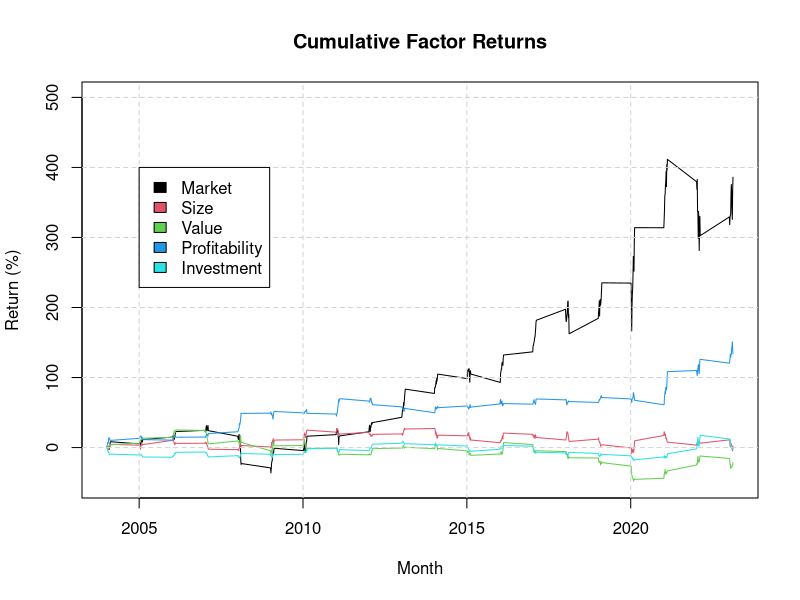

The R source for this figure:

# plot cumulative factor returns
CU = read.csv("cumuFactorRet.csv", header=TRUE)
plot(CU$date, CU$cumMktPct, type = "line", col=1, ylim=c(-50,500), xlab = "Month", ylab = "Return (%)")
lines(CU$date, CU$cumSMBPct, type="line", col = 2)
lines(CU$date, CU$cumHMLPct, type="line", col = 3)
lines(CU$date, CU$cumRMWPct, type="line", col = 4)
lines(CU$date, CU$cumCMAPct, type="line", col = 5)
grid(nx = NULL, lty="dashed")
title("Cumulative Factor Returns")
legend(2005,400,legend=c("Market", "Size", "Value","Profitability","Investment"),  fill = c("1","2","3","4","5") )
